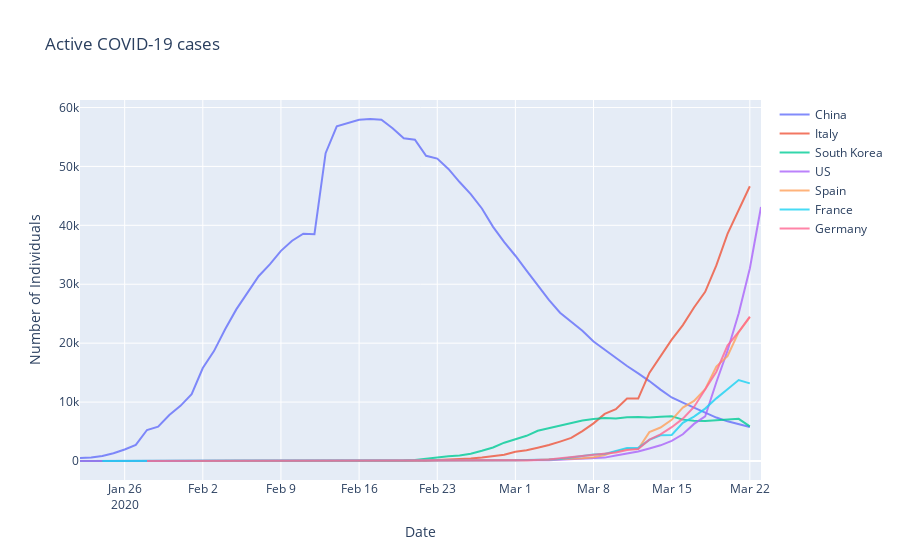

Notebook code cell kept with this figure:
### Code cell
fig = go.Figure()
fig.add_trace(go.Scatter(
                x=df[df['Country/Region'] == 'China'].groupby('date')['date'].first(),
                y=df[df['Country/Region'] == 'China'].groupby('date')['Active'].sum(),
                name="China",
                opacity=0.8))

fig.add_trace(go.Scatter(
                x=df[df['Country/Region'] == 'Italy'].groupby('date')['date'].first(),
                y=df[df['Country/Region'] == 'Italy'].groupby('date')['Active'].sum(),
                name="Italy",
                opacity=0.8))

fig.add_trace(go.Scatter(
                x=df[df['Country/Region'] == 'South Korea'].groupby('date')['date'].first(),
                y=df[df['Country/Region'] == 'South Korea'].groupby('date')['Active'].sum(),
                name="South Korea",
                opacity=0.8))

fig.add_trace(go.Scatter(
                x=df[df['Country/Region'] == 'US'].groupby('date')['date'].first(),
                y=df[df['Country/Region'] == 'US'].groupby('date')['Active'].sum(),
                name="US",
                opacity=0.8))

fig.add_trace(go.Scatter(
                x=df[df['Country/Region'] == 'Spain'].groupby('date')['date'].first(),
                y=df[df['Country/Region'] == 'Spain'].groupby('date')['Active'].sum(),
                name="Spain",
                opacity=0.8))

fig.add_trace(go.Scatter(
                x=df[df['Country/Region'] == 'France'].groupby('date')['date'].first(),
                y=df[df['Country/Region'] == 'France'].groupby('date')['Active'].sum(),
                name="France",
                opacity=0.8))

fig.add_trace(go.Scatter(
                x=df[df['Country/Region'] == 'Germany'].groupby('date')['date'].first(),
                y=df[df['Country/Region'] == 'Germany'].groupby('date')['Active'].sum(),
                name="Germany",
                opacity=0.8))

fig.update_layout(title="Active COVID-19 cases",
                  xaxis_title="Date",
                  yaxis_title="Number of Individuals")

fig.show()
